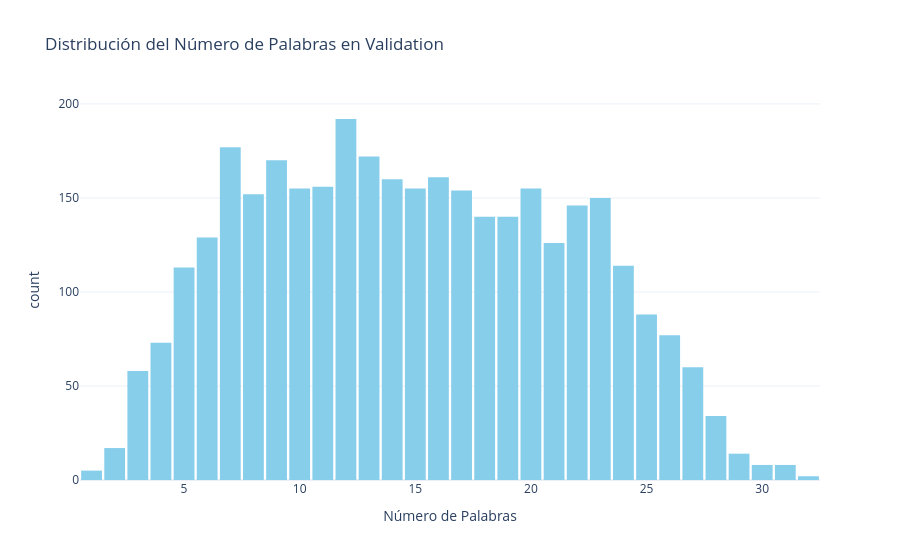
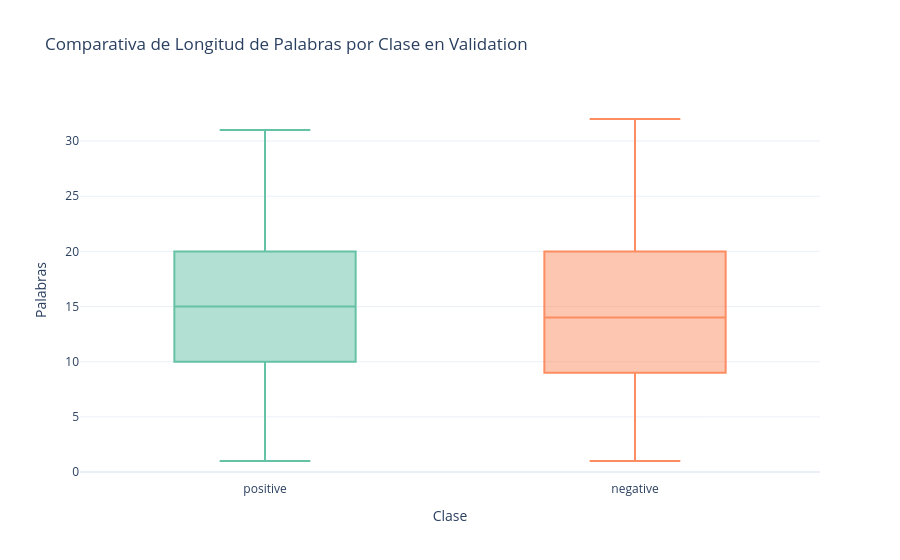

Notebook code for these charts, in order:
### Code cell
validation['char_count'] = validation['text'].str.len()
validation['word_count'] = validation['text'].apply(lambda x: len(str(x).split()))
print(validation[['char_count', 'word_count']].describe())

fig_hist = px.histogram(validation, 
                        x="word_count",
                        nbins=50,
                        title="Distribución del Número de Palabras en Validation",
                        labels={'word_count': 'Número de Palabras'},
                        color_discrete_sequence=['skyblue'])    
fig_hist.update_layout(template='plotly_white', bargap=0.1)
fig_hist.show()

fig_box = px.box(validation, 
                 x="label", 
                 y="word_count", 
                 color="label",
                 points="outliers", # Muestra los puntos que se salen del rango normal
                 title="Comparativa de Longitud de Palabras por Clase en Validation",
                 labels={'word_count': 'Palabras', 'label': 'Clase'},
                 color_discrete_sequence=px.colors.qualitative.Set2)

fig_box.update_layout(template='plotly_white', showlegend=False)
fig_box.show()

### Figure 1 — Plotly figure (JSON) as saved in the notebook; plotly's stock layout.template omitted (floating-point values rounded to 4 significant figures; data arrays with more than 128 entries replaced by an {"elided": "..."} marker saying what was removed)
{"data": [{"bingroup": "x", "hovertemplate": "Número de Palabras=%{x}<br>count=%{y}<extra></extra>", "legendgroup": "", "marker": {"color": "skyblue", "pattern": {"shape": ""}}, "name": "", "nbinsx": 50, "orientation": "v", "showlegend": false, "type": "histogram", "x": {"elided": "3461 int values"}, "xaxis": "x", "yaxis": "y"}], "layout": {"bargap": 0.1, "barmode": "relative", "legend": {"tracegroupgap": 0}, "title": {"text": "Distribución del Número de Palabras en Validation"}, "xaxis": {"anchor": "y", "domain": [0, 1], "title": {"text": "Número de Palabras"}}, "yaxis": {"anchor": "x", "domain": [0, 1], "title": {"text": "count"}}}}

### Figure 2 — Plotly figure (JSON) as saved in the notebook; plotly's stock layout.template omitted (floating-point values rounded to 4 significant figures; data arrays with more than 128 entries replaced by an {"elided": "..."} marker saying what was removed)
{"data": [{"alignmentgroup": "True", "boxpoints": "outliers", "hovertemplate": "Clase=%{x}<br>Palabras=%{y}<extra></extra>", "legendgroup": "positive", "marker": {"color": "rgb(102,194,165)"}, "name": "positive", "notched": false, "offsetgroup": "positive", "orientation": "v", "showlegend": true, "type": "box", "x": {"elided": "1731 str values"}, "x0": " ", "xaxis": "x", "y": {"elided": "1731 int values"}, "y0": " ", "yaxis": "y"}, {"alignmentgroup": "True", "boxpoints": "outliers", "hovertemplate": "Clase=%{x}<br>Palabras=%{y}<extra></extra>", "legendgroup": "negative", "marker": {"color": "rgb(252,141,98)"}, "name": "negative", "notched": false, "offsetgroup": "negative", "orientation": "v", "showlegend": true, "type": "box", "x": {"elided": "1730 str values"}, "x0": " ", "xaxis": "x", "y": {"elided": "1730 int values"}, "y0": " ", "yaxis": "y"}], "layout": {"boxmode": "overlay", "legend": {"title": {"text": "Clase"}, "tracegroupgap": 0}, "showlegend": false, "title": {"text": "Comparativa de Longitud de Palabras por Clase en Validation"}, "xaxis": {"anchor": "y", "categoryarray": ["positive", "negative"], "categoryorder": "array", "domain": [0, 1], "title": {"text": "Clase"}}, "yaxis": {"anchor": "x", "domain": [0, 1], "title": {"text": "Palabras"}}}}
